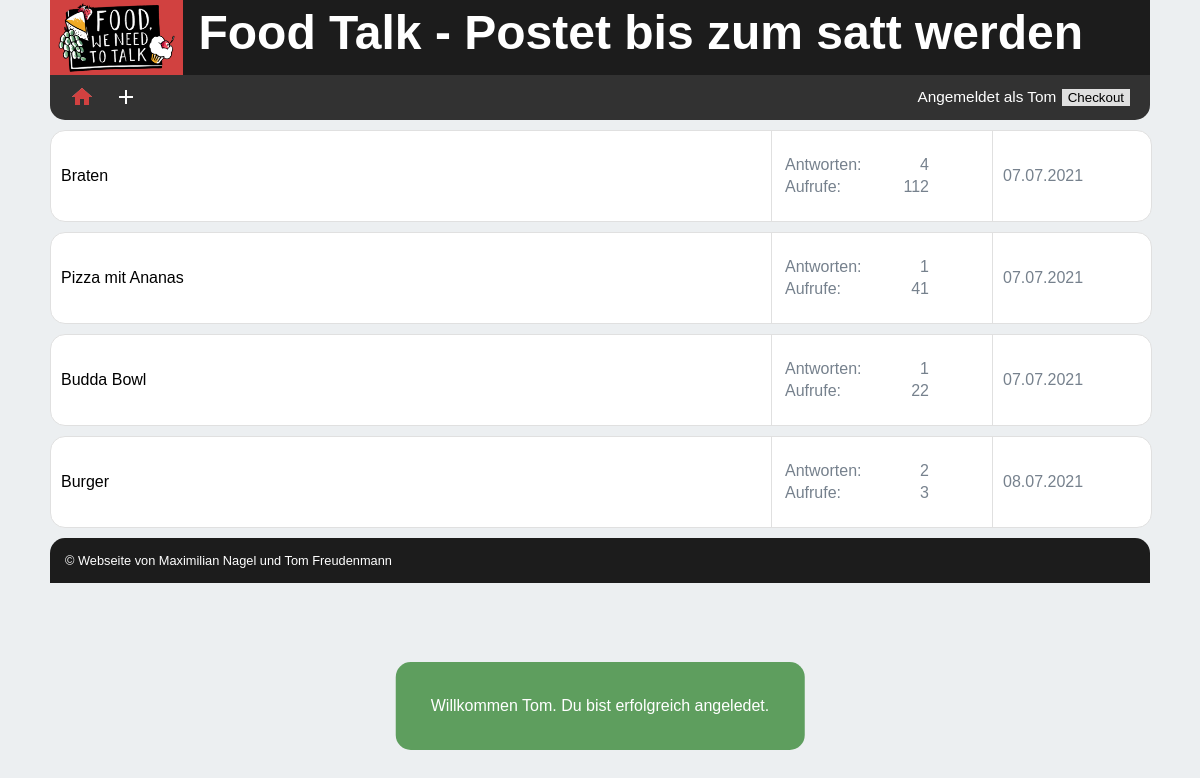
Screenshot of /index.php (signed in) with the database file from the repository.
### tables this page shows
CREATE TABLE `themes` (
  `ID` int(11) NOT NULL,
  `headline` varchar(255) NOT NULL,
  `description` varchar(4096) NOT NULL,
  `userID` int(11) NOT NULL,
  `views` int(11) DEFAULT 0,
  `answers` int(11) DEFAULT 0,
  `lastChange` varchar(255) DEFAULT NULL,
  `pictureID` int(11) DEFAULT NULL
);

### www/src/db/db.php (called while the page is built, shortened)
<?php
class DB_Connection
{
    private $servername;
    private $username;
    private $password;
    private $db;
    private $conn;
    public function __construct()
    {
        $this->servername = "db";
        $this->username = "root";
        $this->password = "test";
        $this->db = "mainBase";
    }
    public function connect()
    {
        $this->conn = new mysqli($this->servername, $this->username, $this->password, $this->db);
        return $this->conn;
    }
    public function doQuery($query)
    {
        $this->result = $this->conn->query($query);
        return $this->result;
    }
}
?>

### www/src/ThemeWithPicture.php (called while the page is built, shortened)
<?php
require_once "Theme.php";
class ThemeWithPicture extends Theme
{
    public function __construct(string $headline, string $description, int $pictureID, int $userID = 2, int $id = -1,
                                int $views = 0, int $answers = 0, string $date = "")
    {
        parent::__construct($headline, $description, $userID, $id, $views, $answers, $date);
    }
}

### www/src/Theme.php (the view, shortened to what this page needs)
<?php
require_once "db/db.php";
class Theme implements DbElement {
    protected string $headline;
    protected string $date;
    protected int $id;
    protected int $views;
    protected int $answers;
    protected array $listOFAnswers;
    public function __construct(string $headline, string $description, int $userID = 2, int $id = -1, int $views = 0,
                                int $answers = 0, string $date = "")
    {
        $this->headline = $headline;
        if ($date == "") $this->date = date("d.m.Y", time());
        else $this->date = $date;
        $this->answers = $answers;
        $this->views = $views;
        $this->listOFAnswers = array();
        $this->id = $id;
        $this->loadAllAnswers();
        $this->answers = count($this->listOFAnswers);
    }
    public static function loadAllThemes(): array
    {
        $listOfAllThemes = array();
        $connection = new DB_Connection();
        $connection->connect();
        $res = $connection->doQuery("SELECT * FROM themes");
        while ($row = $res->fetch_assoc()){
            if (isset($row['pictureID']))
                $theme =  new ThemeWithPicture($row['headline'], $row['description'],
                    $row['pictureID'], intval($row['userID']), intval($row['ID']), intval($row['views']),
                    intval($row['answers']), $row['lastChange']);
            else $theme = new Theme($row['headline'], $row['description'], intval($row['userID']),
                intval($row['ID']), intval($row['views']), intval($row['answers']), $row['lastChange']);
            array_push($listOfAllThemes, $theme);
        }
        return $listOfAllThemes;
    }
    protected function loadAllAnswers()
    {
        if($this->id > -1)
        {
            $connection = new DB_Connection();
            $connection->connect();
            try {
                $res = $connection->doQuery("SELECT * FROM articles WHERE themeID = ". $this->id);
                while ($row = $res->fetch_assoc())
                {
                    if (isset($row['pictureID']))
                        $answer = new AnswerWithPicture(intval($row['themeID']),intval($row['userID']), $row['text'],
                            $row['pictureID'],intval($row['ID']), $row['date']);
                    else
                        $answer = new Answer(intval($row['themeID']), intval($row['userID']), $row['text'],
                        intval($row['ID']), $row['date']);
                    array_push($this->listOFAnswers, $answer);
                }
            } catch (Exception $e) {
                $connection->closeConnection();
                throw new Exception("The Query gets the error: " . $e->getMessage());
            } finally {
                $connection->closeConnection();
            }
        }
    }
    public function toStringForTable(): string
    {
        return '<div class="entry-theme" onclick="linkToArticle('.$this->id.')">
                        <div class="cell1"><div class="middle">'.$this->headline.'</div></div>
                        <div class="cell2"><div class="middle">
                            <table class="stats">
                                <tr>
                                    <td>Antworten:</td>
                                    <td>'.$this->answers.'</td>
                                </tr>
                                <tr>
                                    <td>Aufrufe:</td>
                                    <td>'.$this->views.'</td>
                                </tr>
                            </table>
                            </div>
                        </div>
                        <div class="cell3"><div class="middle">'.$this->date.'</div></div>
                    </div>';
    }
}
require_once "ThemeWithPicture.php";

### www/include/overview-content.php
<?php
require_once "src/Theme.php";
try {
    $themes = Theme::loadAllThemes();
    foreach ($themes as $theme) {
        echo $theme->toStringForTable();
    }
} catch (Exception $e) {
    $_SESSION['err'] = "Daten konnten nicht geladen werden oder es sind keine Einträge vorhanden!";
    echo  '<div class="entry-theme">
                <div class="cell1">Daten konnten nicht geladen werden oder es sind keine Einträge vorhanden!</div>
                <div class="cell2">
                    <table class="stats">
                        <tr>
                            <td></td>
                            <td></td>
                        </tr>
                        <tr>
                            <td></td>
                            <td></td>
                        </tr>
                    </table>
                </div>
                <div class="cell3"></div>
            </div>';
}

### www/include/style/mainStyle.css (style rules this page uses)
html,body { margin: 0; padding: 0; color: var(--fontColor); font-family: Arial, sans-serif; background-color: var(--htmlBackground); }

### www/include/style/ini.css (style rules this page uses)
:root { --fontColor: white; --seconFontColor: black; --htmlwidth: 1100px; --mainColor: #1c1c1c; --secondColor: #323232; --aczentColor: #d14140; --warning: #d14140; --succesColor: #5e9e5e; --htmlBackground: #ECEFF1; --elementBackgorund: white; --navheight: 45px; --spaceing: 10px; --cellheight: 70px; --borderRadius: 15px; --borderColor: #e0e0e0; --fontColorTable: #76818d; --firstCellWidth: 700px; --secondCellWidth: 300px; --borderWidth: 1px; --inputColor: #e0e0e0; --marginBottom: 50px; }

### www/include/style/overviewTable.css (style rules this page uses)
.entry-theme { border-radius: 15px; width: 100%; height: calc(var(--cellheight) + var(--spaceing) * 2); background-color: white; margin: var(--spaceing) 0; border: var(--borderWidth) solid var(--borderColor); }
.middle { position: relative; top: 50%; -ms-transform: translateY(-50%); transform: translateY(-50%);; }
.entry-theme > div.cell1, div.cell2, div.cell3 { position: relative; float: left; padding: var(--spaceing); }
.entry-theme > .cell1 { height: var(--cellheight); width: 700px; color: black; border-right: var(--borderWidth) solid var(--borderColor); }
.entry-theme > .cell2 { height: var(--cellheight); color: var(--fontColorTable); width: 200px; border-right: var(--borderWidth) solid var(--borderColor); }
.entry-theme > .cell3 { height: var(--cellheight); color: var(--fontColorTable); width: calc(100% - 4 * var(--borderWidth) - var(--firstCellWidth) - var(--secondCellWidth)); }
.stats { width: 75%; color: var(--fontColorTable); }
.stats td:last-child { text-align: right; }

### rows the page displays
themes: headline "Braten", answers "4", views "112", lastChange "07.07.2021"
themes: headline "Pizza mit Ananas", userID "1", views "41", lastChange "07.07.2021"
themes: headline "Budda Bowl", userID "1", views "22", lastChange "07.07.2021"
themes: headline "Burger", answers "2", views "3", lastChange "08.07.2021"

### other values shown
$_SESSION['username'] "Tom"
